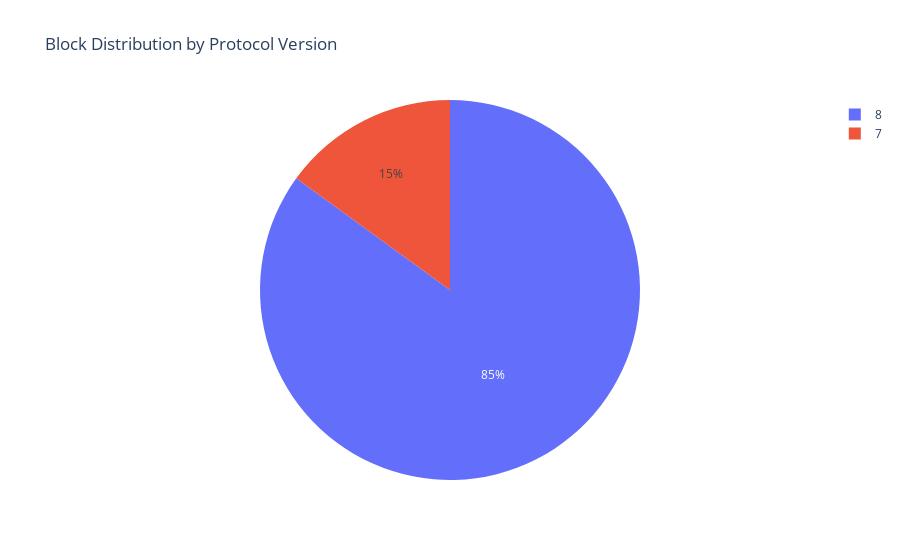

This figure's notebook cell:
### Code cell
# Now let's look at the current epoch's blocks distribution based on node version
block_protocol_dist = pd.DataFrame(kp_mainnet.get_epoch_block_protocols(current_tip_df['epoch_no'][0]))


# Let's display the distribution as a pie chart
fig = px.pie(block_protocol_dist, values='blocks', names=['proto_major'], title='Block Distribution by Protocol Version')
fig.show()

### Figure 1 — Plotly figure (JSON) as saved in the notebook; plotly's stock layout.template omitted (floating-point values rounded to 4 significant figures)
{"data": [{"domain": {"x": [0, 1], "y": [0, 1]}, "hovertemplate": "proto_major=%{label}<br>blocks=%{value}<extra></extra>", "labels": [7, 8], "legendgroup": "", "name": "", "showlegend": true, "type": "pie", "values": [3130, 17730]}], "layout": {"legend": {"tracegroupgap": 0}, "title": {"text": "Block Distribution by Protocol Version"}}}
